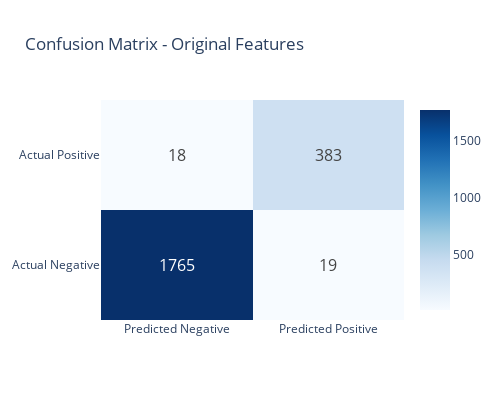
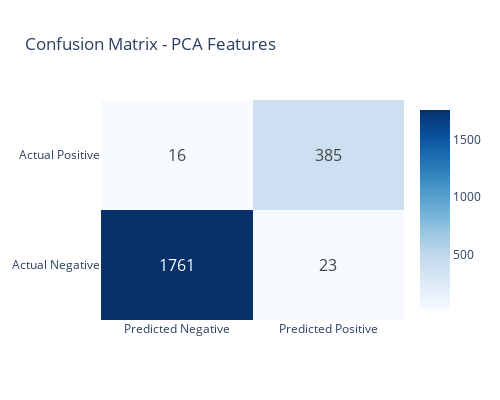

Notebook source saved alongside these figures, in order:
### Markdown cell above
## Visualisation des résultats de classification binaire

### Code cell
def plot_confusion_matrix(conf_matrix, title):
    """Plot confusion matrix using plotly"""
    fig = go.Figure(data=go.Heatmap(
        z=conf_matrix,
        x=['Predicted Negative', 'Predicted Positive'],
        y=['Actual Negative', 'Actual Positive'],
        text=conf_matrix,
        texttemplate="%{text}",
        textfont={"size": 16},
        colorscale='Blues'
    ))
    
    fig.update_layout(
        title=title,
        height=400,
        width=500
    )
    
    return fig

# Create confusion matrix plots
fig1 = plot_confusion_matrix(
    results_original['confusion_matrix'],
    'Confusion Matrix - Original Features'
)
fig1.show()

fig2 = plot_confusion_matrix(
    results_pca['confusion_matrix'],
    'Confusion Matrix - PCA Features'
)
fig2.show()

### Figure 1 — Plotly figure (JSON) as saved in the notebook; plotly's stock layout.template omitted (floating-point values rounded to 4 significant figures)
{"data": [{"colorscale": [[0, "rgb(247,251,255)"], [0.125, "rgb(222,235,247)"], [0.25, "rgb(198,219,239)"], [0.375, "rgb(158,202,225)"], [0.5, "rgb(107,174,214)"], [0.625, "rgb(66,146,198)"], [0.75, "rgb(33,113,181)"], [0.875, "rgb(8,81,156)"], [1, "rgb(8,48,107)"]], "text": [[1765, 19], [18, 383]], "textfont": {"size": 16}, "texttemplate": "%{text}", "type": "heatmap", "x": ["Predicted Negative", "Predicted Positive"], "y": ["Actual Negative", "Actual Positive"], "z": [[1765, 19], [18, 383]]}], "layout": {"height": 400, "title": {"text": "Confusion Matrix - Original Features"}, "width": 500}}

### Figure 2 — Plotly figure (JSON) as saved in the notebook; plotly's stock layout.template omitted (floating-point values rounded to 4 significant figures)
{"data": [{"colorscale": [[0, "rgb(247,251,255)"], [0.125, "rgb(222,235,247)"], [0.25, "rgb(198,219,239)"], [0.375, "rgb(158,202,225)"], [0.5, "rgb(107,174,214)"], [0.625, "rgb(66,146,198)"], [0.75, "rgb(33,113,181)"], [0.875, "rgb(8,81,156)"], [1, "rgb(8,48,107)"]], "text": [[1761, 23], [16, 385]], "textfont": {"size": 16}, "texttemplate": "%{text}", "type": "heatmap", "x": ["Predicted Negative", "Predicted Positive"], "y": ["Actual Negative", "Actual Positive"], "z": [[1761, 23], [16, 385]]}], "layout": {"height": 400, "title": {"text": "Confusion Matrix - PCA Features"}, "width": 500}}
